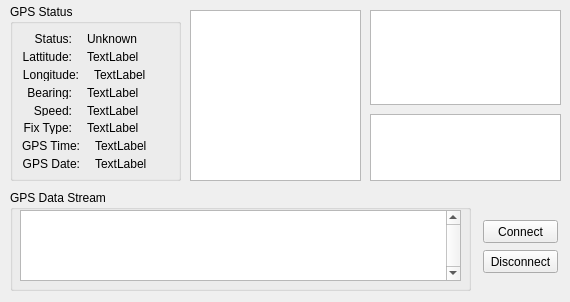
<?xml version="1.0" encoding="UTF-8"?>
<ui version="4.0">
 <class>GpsDisplayWidget</class>
 <widget class="QWidget" name="GpsDisplayWidget">
  <property name="geometry">
   <rect>
    <x>0</x>
    <y>0</y>
    <width>570</width>
    <height>302</height>
   </rect>
  </property>
  <property name="windowTitle">
   <string>Form</string>
  </property>
  <widget class="QPushButton" name="connectButton">
   <property name="geometry">
    <rect>
     <x>483</x>
     <y>220</y>
     <width>75</width>
     <height>23</height>
    </rect>
   </property>
   <property name="text">
    <string>Connect</string>
   </property>
  </widget>
  <widget class="QGraphicsView" name="gpsWorld">
   <property name="geometry">
    <rect>
     <x>190</x>
     <y>10</y>
     <width>171</width>
     <height>171</height>
    </rect>
   </property>
   <property name="sizePolicy">
    <sizepolicy hsizetype="Fixed" vsizetype="Fixed">
     <horstretch>0</horstretch>
     <verstretch>0</verstretch>
    </sizepolicy>
   </property>
   <property name="minimumSize">
    <size>
     <width>171</width>
     <height>171</height>
    </size>
   </property>
   <property name="maximumSize">
    <size>
     <width>171</width>
     <height>171</height>
    </size>
   </property>
   <property name="acceptDrops">
    <bool>false</bool>
   </property>
   <property name="toolTip">
    <string extracomment="Shows locations of satellites"/>
   </property>
   <property name="verticalScrollBarPolicy">
    <enum>Qt::ScrollBarAlwaysOff</enum>
   </property>
   <property name="horizontalScrollBarPolicy">
    <enum>Qt::ScrollBarAlwaysOff</enum>
   </property>
   <property name="sceneRect">
    <rectf>
     <x>0.000000000000000</x>
     <y>0.000000000000000</y>
     <width>169.000000000000000</width>
     <height>169.000000000000000</height>
    </rectf>
   </property>
  </widget>
  <widget class="QGraphicsView" name="gpsGraph">
   <property name="geometry">
    <rect>
     <x>370</x>
     <y>114</y>
     <width>191</width>
     <height>67</height>
    </rect>
   </property>
   <property name="sizePolicy">
    <sizepolicy hsizetype="Fixed" vsizetype="Fixed">
     <horstretch>0</horstretch>
     <verstretch>0</verstretch>
    </sizepolicy>
   </property>
   <property name="toolTip">
    <string extracomment="Individual satellite information"/>
   </property>
  </widget>
  <widget class="QPushButton" name="pushButton_2">
   <property name="geometry">
    <rect>
     <x>483</x>
     <y>250</y>
     <width>75</width>
     <height>23</height>
    </rect>
   </property>
   <property name="text">
    <string>Disconnect</string>
   </property>
  </widget>
  <widget class="QGroupBox" name="groupBox">
   <property name="geometry">
    <rect>
     <x>10</x>
     <y>4</y>
     <width>171</width>
     <height>177</height>
    </rect>
   </property>
   <property name="sizePolicy">
    <sizepolicy hsizetype="Fixed" vsizetype="Fixed">
     <horstretch>0</horstretch>
     <verstretch>0</verstretch>
    </sizepolicy>
   </property>
   <property name="title">
    <string>GPS Status</string>
   </property>
   <layout class="QGridLayout" name="gridLayout">
    <item row="4" column="0">
     <layout class="QHBoxLayout" name="horizontalLayout">
      <property name="spacing">
       <number>15</number>
      </property>
      <property name="leftMargin">
       <number>0</number>
      </property>
      <property name="rightMargin">
       <number>0</number>
      </property>
      <item>
       <widget class="QLabel" name="label">
        <property name="sizePolicy">
         <sizepolicy hsizetype="Fixed" vsizetype="Fixed">
          <horstretch>0</horstretch>
          <verstretch>0</verstretch>
         </sizepolicy>
        </property>
        <property name="minimumSize">
         <size>
          <width>50</width>
          <height>0</height>
         </size>
        </property>
        <property name="text">
         <string>Lattitude:</string>
        </property>
        <property name="alignment">
         <set>Qt::AlignRight|Qt::AlignTrailing|Qt::AlignVCenter</set>
        </property>
       </widget>
      </item>
      <item>
       <widget class="QLabel" name="lat_label">
        <property name="text">
         <string>TextLabel</string>
        </property>
       </widget>
      </item>
     </layout>
    </item>
    <item row="5" column="0">
     <layout class="QHBoxLayout" name="horizontalLayout_2">
      <property name="spacing">
       <number>15</number>
      </property>
      <property name="leftMargin">
       <number>0</number>
      </property>
      <property name="rightMargin">
       <number>0</number>
      </property>
      <item>
       <widget class="QLabel" name="label_9">
        <property name="sizePolicy">
         <sizepolicy hsizetype="Fixed" vsizetype="Fixed">
          <horstretch>0</horstretch>
          <verstretch>0</verstretch>
         </sizepolicy>
        </property>
        <property name="minimumSize">
         <size>
          <width>50</width>
          <height>0</height>
         </size>
        </property>
        <property name="text">
         <string>Longitude:</string>
        </property>
        <property name="alignment">
         <set>Qt::AlignRight|Qt::AlignTrailing|Qt::AlignVCenter</set>
        </property>
       </widget>
      </item>
      <item>
       <widget class="QLabel" name="long_label">
        <property name="text">
         <string>TextLabel</string>
        </property>
       </widget>
      </item>
     </layout>
    </item>
    <item row="6" column="0">
     <layout class="QHBoxLayout" name="horizontalLayout_3">
      <property name="spacing">
       <number>15</number>
      </property>
      <property name="leftMargin">
       <number>0</number>
      </property>
      <property name="rightMargin">
       <number>0</number>
      </property>
      <item>
       <widget class="QLabel" name="label_11">
        <property name="sizePolicy">
         <sizepolicy hsizetype="Fixed" vsizetype="Fixed">
          <horstretch>0</horstretch>
          <verstretch>0</verstretch>
         </sizepolicy>
        </property>
        <property name="minimumSize">
         <size>
          <width>50</width>
          <height>0</height>
         </size>
        </property>
        <property name="text">
         <string>Bearing:</string>
        </property>
        <property name="alignment">
         <set>Qt::AlignRight|Qt::AlignTrailing|Qt::AlignVCenter</set>
        </property>
       </widget>
      </item>
      <item>
       <widget class="QLabel" name="bear_label">
        <property name="text">
         <string>TextLabel</string>
        </property>
       </widget>
      </item>
     </layout>
    </item>
    <item row="7" column="0">
     <layout class="QHBoxLayout" name="horizontalLayout_5">
      <property name="spacing">
       <number>15</number>
      </property>
      <property name="leftMargin">
       <number>0</number>
      </property>
      <property name="rightMargin">
       <number>0</number>
      </property>
      <item>
       <widget class="QLabel" name="label_15">
        <property name="sizePolicy">
         <sizepolicy hsizetype="Fixed" vsizetype="Fixed">
          <horstretch>0</horstretch>
          <verstretch>0</verstretch>
         </sizepolicy>
        </property>
        <property name="minimumSize">
         <size>
          <width>50</width>
          <height>0</height>
         </size>
        </property>
        <property name="text">
         <string>Speed:</string>
        </property>
        <property name="alignment">
         <set>Qt::AlignRight|Qt::AlignTrailing|Qt::AlignVCenter</set>
        </property>
       </widget>
      </item>
      <item>
       <widget class="QLabel" name="speed_label">
        <property name="text">
         <string>TextLabel</string>
        </property>
       </widget>
      </item>
     </layout>
    </item>
    <item row="8" column="0">
     <layout class="QHBoxLayout" name="horizontalLayout_6">
      <property name="spacing">
       <number>15</number>
      </property>
      <property name="leftMargin">
       <number>0</number>
      </property>
      <property name="rightMargin">
       <number>0</number>
      </property>
      <item>
       <widget class="QLabel" name="label_17">
        <property name="sizePolicy">
         <sizepolicy hsizetype="Fixed" vsizetype="Fixed">
          <horstretch>0</horstretch>
          <verstretch>0</verstretch>
         </sizepolicy>
        </property>
        <property name="minimumSize">
         <size>
          <width>50</width>
          <height>0</height>
         </size>
        </property>
        <property name="text">
         <string>Fix Type:</string>
        </property>
        <property name="alignment">
         <set>Qt::AlignRight|Qt::AlignTrailing|Qt::AlignVCenter</set>
        </property>
       </widget>
      </item>
      <item>
       <widget class="QLabel" name="fix_label">
        <property name="text">
         <string>TextLabel</string>
        </property>
       </widget>
      </item>
     </layout>
    </item>
    <item row="9" column="0">
     <layout class="QHBoxLayout" name="horizontalLayout_7">
      <property name="spacing">
       <number>15</number>
      </property>
      <property name="leftMargin">
       <number>0</number>
      </property>
      <property name="rightMargin">
       <number>0</number>
      </property>
      <item>
       <widget class="QLabel" name="label_19">
        <property name="sizePolicy">
         <sizepolicy hsizetype="Fixed" vsizetype="Fixed">
          <horstretch>0</horstretch>
          <verstretch>0</verstretch>
         </sizepolicy>
        </property>
        <property name="minimumSize">
         <size>
          <width>50</width>
          <height>0</height>
         </size>
        </property>
        <property name="text">
         <string>GPS Time:</string>
        </property>
        <property name="alignment">
         <set>Qt::AlignRight|Qt::AlignTrailing|Qt::AlignVCenter</set>
        </property>
       </widget>
      </item>
      <item>
       <widget class="QLabel" name="gtime_label">
        <property name="text">
         <string>TextLabel</string>
        </property>
       </widget>
      </item>
     </layout>
    </item>
    <item row="10" column="0">
     <layout class="QHBoxLayout" name="horizontalLayout_8">
      <property name="spacing">
       <number>15</number>
      </property>
      <property name="leftMargin">
       <number>0</number>
      </property>
      <property name="rightMargin">
       <number>0</number>
      </property>
      <item>
       <widget class="QLabel" name="label_21">
        <property name="sizePolicy">
         <sizepolicy hsizetype="Fixed" vsizetype="Fixed">
          <horstretch>0</horstretch>
          <verstretch>0</verstretch>
         </sizepolicy>
        </property>
        <property name="minimumSize">
         <size>
          <width>50</width>
          <height>0</height>
         </size>
        </property>
        <property name="text">
         <string>GPS Date:</string>
        </property>
        <property name="alignment">
         <set>Qt::AlignRight|Qt::AlignTrailing|Qt::AlignVCenter</set>
        </property>
       </widget>
      </item>
      <item>
       <widget class="QLabel" name="gdate_label">
        <property name="text">
         <string>TextLabel</string>
        </property>
       </widget>
      </item>
     </layout>
    </item>
    <item row="2" column="0">
     <layout class="QHBoxLayout" name="horizontalLayout_4">
      <property name="spacing">
       <number>15</number>
      </property>
      <property name="leftMargin">
       <number>0</number>
      </property>
      <property name="rightMargin">
       <number>0</number>
      </property>
      <item>
       <widget class="QLabel" name="label_13">
        <property name="sizePolicy">
         <sizepolicy hsizetype="Fixed" vsizetype="Fixed">
          <horstretch>0</horstretch>
          <verstretch>0</verstretch>
         </sizepolicy>
        </property>
        <property name="minimumSize">
         <size>
          <width>50</width>
          <height>0</height>
         </size>
        </property>
        <property name="text">
         <string>Status:</string>
        </property>
        <property name="textFormat">
         <enum>Qt::PlainText</enum>
        </property>
        <property name="alignment">
         <set>Qt::AlignRight|Qt::AlignTrailing|Qt::AlignVCenter</set>
        </property>
       </widget>
      </item>
      <item>
       <widget class="QLabel" name="label_2">
        <property name="text">
         <string>Unknown</string>
        </property>
       </widget>
      </item>
     </layout>
    </item>
   </layout>
  </widget>
  <widget class="QGroupBox" name="groupBox_2">
   <property name="geometry">
    <rect>
     <x>10</x>
     <y>190</y>
     <width>461</width>
     <height>101</height>
    </rect>
   </property>
   <property name="sizePolicy">
    <sizepolicy hsizetype="Fixed" vsizetype="Fixed">
     <horstretch>0</horstretch>
     <verstretch>0</verstretch>
    </sizepolicy>
   </property>
   <property name="title">
    <string>GPS Data Stream</string>
   </property>
   <widget class="QTextBrowser" name="textBrowser">
    <property name="geometry">
     <rect>
      <x>10</x>
      <y>20</y>
      <width>441</width>
      <height>71</height>
     </rect>
    </property>
    <property name="verticalScrollBarPolicy">
     <enum>Qt::ScrollBarAlwaysOn</enum>
    </property>
   </widget>
  </widget>
  <widget class="QGraphicsView" name="flatEarth">
   <property name="geometry">
    <rect>
     <x>370</x>
     <y>10</y>
     <width>191</width>
     <height>95</height>
    </rect>
   </property>
   <property name="sizePolicy">
    <sizepolicy hsizetype="Fixed" vsizetype="Fixed">
     <horstretch>0</horstretch>
     <verstretch>0</verstretch>
    </sizepolicy>
   </property>
   <property name="acceptDrops">
    <bool>false</bool>
   </property>
   <property name="toolTip">
    <string extracomment="Location of GCS on the Earth"/>
   </property>
   <property name="verticalScrollBarPolicy">
    <enum>Qt::ScrollBarAlwaysOff</enum>
   </property>
   <property name="horizontalScrollBarPolicy">
    <enum>Qt::ScrollBarAlwaysOff</enum>
   </property>
   <property name="optimizationFlags">
    <set>QGraphicsView::DontAdjustForAntialiasing</set>
   </property>
  </widget>
 </widget>
 <resources/>
 <connections/>
</ui>
